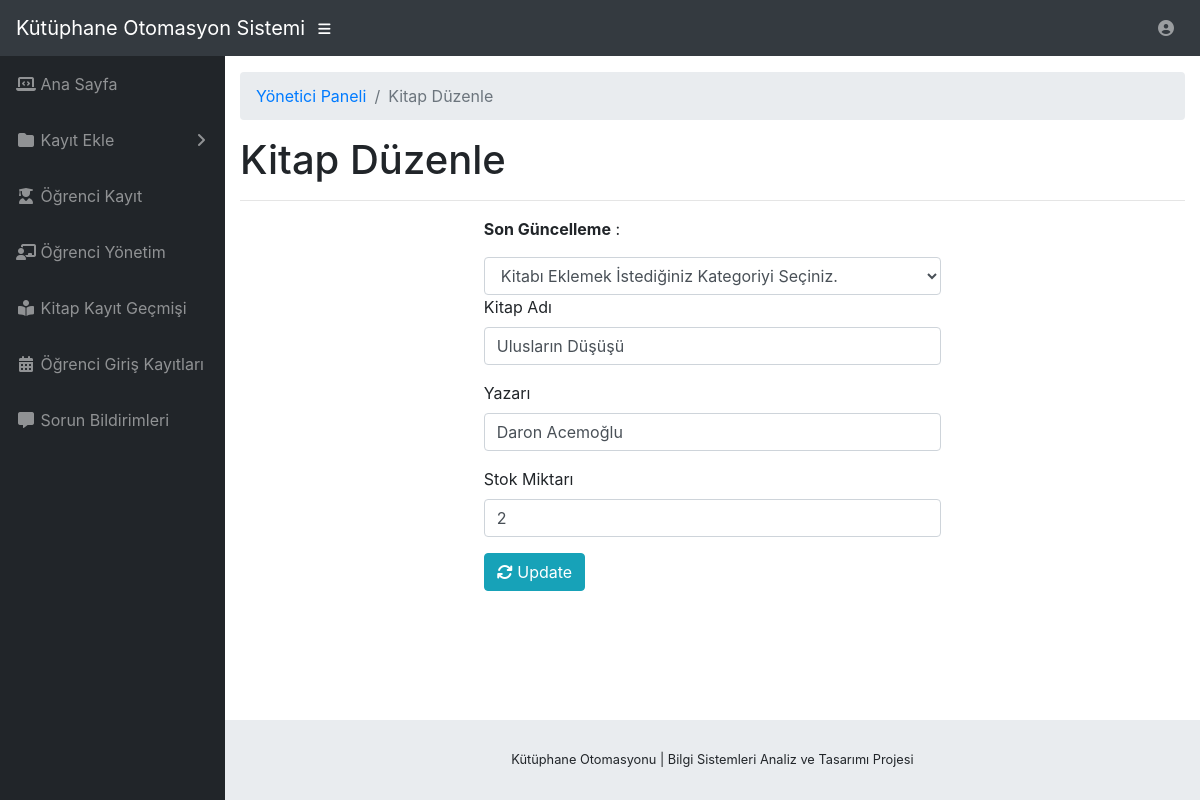
Screenshot of /yonetici/kitapduzenle.php?id=13 (signed in) with the database file from the repository.
### tables this page shows
CREATE TABLE `kitap` (
  `id` int(11) NOT NULL,
  `kategoriid` int(11) NOT NULL,
  `kitapAdi` varchar(255) NOT NULL,
  `yazar` varchar(255) NOT NULL,
  `eklemeTarihi` timestamp NOT NULL DEFAULT CURRENT_TIMESTAMP,
  `guncellemeTarihi` text NOT NULL,
  `stok` int(11) NOT NULL
);

### yonetici/kitapduzenle.php (the view, shortened to what this page needs)
<?php
include('gereksinim/baglanti.php');
if(strlen($_SESSION['alogin'])==0)
    {
header('location:index.php');
}
else{
$id=intval($_GET['id']);
?>
<!DOCTYPE html>
<html lang="en">
  <head>
    <link href="../../vendor/bootstrap/css/bootstrap.min.css" rel="stylesheet">
    <link href="../../vendor/fontawesome-free/css/all.min.css" rel="stylesheet" type="text/css">
    <link href="../../vendor/datatables/dataTables.bootstrap4.css" rel="stylesheet">
    <link href="../css/sb-admin.css" rel="stylesheet">
  </head>
  <body id="page-top">
    <nav class="navbar navbar-expand navbar-dark bg-dark static-top">
      <a class="navbar-brand mr-1" href="anasayfa.php">Kütüphane Otomasyon Sistemi</a>
      <button class="btn btn-link btn-sm text-white order-1 order-sm-0" id="sidebarToggle" href="#">
        <i class="fas fa-bars"></i>
      </button>
      <?php include('gereksinim/ustcubuk.php');?>
    </nav>
    <div id="wrapper">
      <?php include('gereksinim/kenarcubuk.php');?>
      <div id="content-wrapper">
        <div class="container-fluid">
          <ol class="breadcrumb">
            <li class="breadcrumb-item">
              <a href="index.html">Yönetici Paneli</a>
            </li>
            <li class="breadcrumb-item active">Kitap Düzenle</li>
          </ol>
          <h1>Kitap Düzenle</h1>
          <hr>
            <div class="row" >
                  <div class="col-md-3"></div>
                    <div class="col-md-6">
                        <div class="panel panel-default">
                        <div class="panel-body">
                       <form name="dept" method="post">
<?php
$sql=mysqli_query($con,"select * from kitap where id='$id'");
while($row=mysqli_fetch_array($sql))
{
?>
<p><b>Son Güncelleme</b> :<?php echo htmlentities($row['guncellemeTarihi']);?></p>
   <select class="form-control" name="kategoriid" required="required">
   <option value="">Kitabı Eklemek İstediğiniz Kategoriyi Seçiniz.</option>
    </select>
   <div class="form-group">
    <label for="kitapadi">Kitap Adı</label>
    <input type="text" class="form-control" id="kitapadi" name="kitapadi" placeholder="" value="<?php echo htmlentities($row['kitapAdi']);?>" required />
  </div>
    <div class="form-group">
    <label for="stok">Yazarı</label>
    <input type="text" class="form-control" id="yazar" name="yazar" placeholder="" value="<?php echo htmlentities($row['yazar']);?>" required />
  </div>
    <div class="form-group">
    <label for="stok">Stok Miktarı</label>
    <input type="text" class="form-control" id="stok" name="stok" placeholder="" value="<?php echo htmlentities($row['stok']);?>" required />
  </div>
<?php } ?>
 <button type="submit" name="submit" class="btn btn-info"><i class=" fa fa-refresh "></i> Update</button>
</form>
                            </div>
                            </div>
                    </div>
                </div>
        </div>
        <?php include('gereksinim/altyazi.php');?>
      </div>
    </div>
  </body>
</html>
<?php } ?>

### css/sb-admin.css (style rules this page uses)
html { position: relative; min-height: 100%; }
body { height: 100%; }
#wrapper { display: -webkit-box; display: -ms-flexbox; display: flex; }
#wrapper #content-wrapper { overflow-x: hidden; width: 100%; padding-top: 1rem; padding-bottom: 80px; }
:root { --input-padding-x: 0.75rem; --input-padding-y: 0.75rem; }

### rows the page displays
kitap: kitapadi "Ulusların Düşüşü", yazar "Daron Acemoğlu", stok "2"
